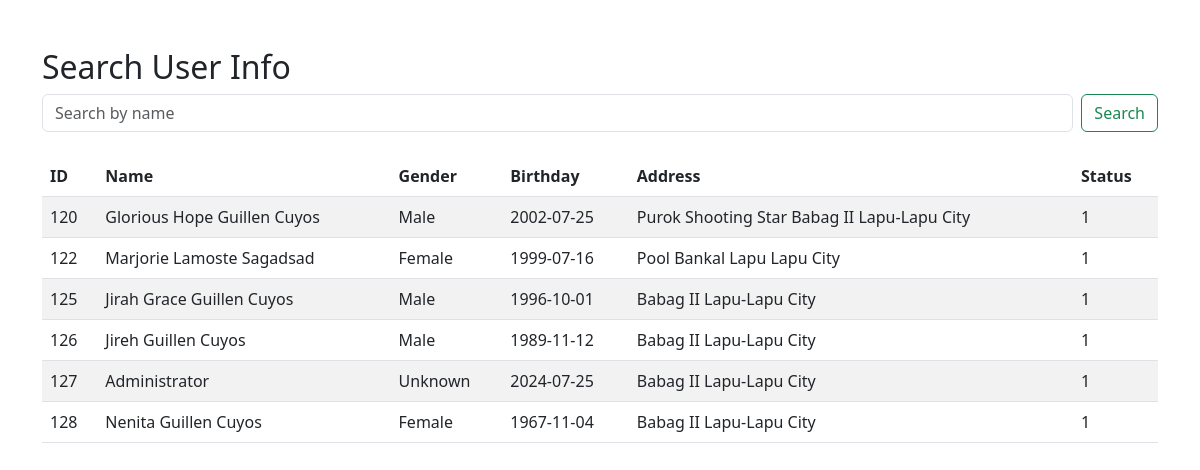
The app's page /public/view/search.php with its own data.
### tables this page shows
CREATE TABLE `user_info` (
  `u_id` int(11) NOT NULL,
  `id` int(11) NOT NULL AUTO_INCREMENT,
  `name` varchar(250) NOT NULL,
  `gender` varchar(250) NOT NULL,
  `birthday` date DEFAULT NULL,
  `address` varchar(250) NOT NULL,
  `status` int(11) NOT NULL,
  `created` date NOT NULL,
  `updated` date NOT NULL,
  `image_name` varchar(255) DEFAULT NULL,
  PRIMARY KEY (`id`)
);

### public/view/search.php (the view, shortened to what this page needs)
<?php
$host = '127.0.0.1';
$dbname = '4a-pro';
$username = 'root';
$password = '';
try {
    $pdo = new PDO("mysql:host=$host;dbname=$dbname", $username, $password);
    $pdo->setAttribute(PDO::ATTR_ERRMODE, PDO::ERRMODE_EXCEPTION);
} catch (PDOException $e) {
    die("Could not connect to the database: " . $e->getMessage());
}
$searchQuery = '';
$sql = "SELECT * FROM user_info WHERE name LIKE :query";
$stmt = $pdo->prepare($sql);
$stmt->bindValue(':query', '%' . $searchQuery . '%', PDO::PARAM_STR);
$stmt->execute();
$results = $stmt->fetchAll(PDO::FETCH_ASSOC);
?>
<!DOCTYPE html>
<html lang="en">
<head>
    <link href="https://cdn.jsdelivr.net/npm/bootstrap@5.3.0-alpha1/dist/css/bootstrap.min.css" rel="stylesheet">
</head>
<body>
    <div class="container mt-5">
        <h2>Search User Info</h2>
        <form class="d-flex mb-4" action="search.php" method="GET">
            <input class="form-control me-2" type="text" name="query" placeholder="Search by name" value="<?php echo htmlspecialchars($searchQuery); ?>">
            <button class="btn btn-outline-success" type="submit">Search</button>
        </form>
        <?php if ($results): ?>
            <table class="table table-striped">
                <thead>
                    <tr>
                        <th>ID</th>
                        <th>Name</th>
                        <th>Gender</th>
                        <th>Birthday</th>
                        <th>Address</th>
                        <th>Status</th>
                    </tr>
                </thead>
                <tbody>
                    <?php foreach ($results as $row): ?>
                        <tr>
                            <td><?php echo htmlspecialchars($row['id']); ?></td>
                            <td><?php echo htmlspecialchars($row['name']); ?></td>
                            <td><?php echo htmlspecialchars($row['gender']); ?></td>
                            <td><?php echo htmlspecialchars($row['birthday']); ?></td>
                            <td><?php echo htmlspecialchars($row['address']); ?></td>
                            <td><?php echo htmlspecialchars($row['status']); ?></td>
                        </tr>
                    <?php endforeach; ?>
                </tbody>
            </table>
        <?php else: ?>
            <p>No results found.</p>
        <?php endif; ?>
    </div>
</body>
</html>

### records on screen
user_info: id "120", name "Glorious Hope Guillen Cuyos", gender "Male", birthday "2002-07-25", address "Purok Shooting Star Babag II Lapu-Lapu City", status "1"
user_info: id "122", name "Marjorie Lamoste Sagadsad", gender "Female", birthday "1999-07-16", address "Pool Bankal Lapu Lapu City", status "1"
user_info: id "125", name "Jirah Grace Guillen Cuyos", gender "Male", birthday "1996-10-01", address "Babag II Lapu-Lapu City", status "1"
user_info: id "126", name "Jireh Guillen Cuyos", gender "Male", birthday "1989-11-12", address "Babag II Lapu-Lapu City", status "1"
user_info: id "127", name "Administrator", gender "Unknown", birthday "2024-07-25", address "Babag II Lapu-Lapu City", status "1"
user_info: id "128", name "Nenita Guillen Cuyos", gender "Female", birthday "1967-11-04", address "Babag II Lapu-Lapu City", status "1"
